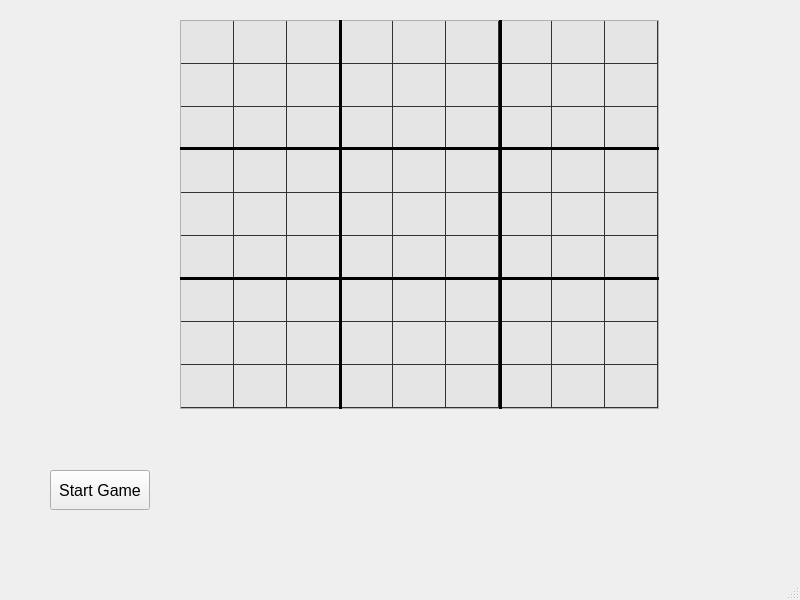
<?xml version="1.0" encoding="UTF-8"?>
<ui version="4.0">
 <class>MainWindow</class>
 <widget class="QMainWindow" name="MainWindow">
  <property name="geometry">
   <rect>
    <x>0</x>
    <y>0</y>
    <width>800</width>
    <height>600</height>
   </rect>
  </property>
  <property name="windowTitle">
   <string>Sudoku</string>
  </property>
  <widget class="QWidget" name="centralwidget">
   <widget class="QPushButton" name="startGameButton">
    <property name="geometry">
     <rect>
      <x>50</x>
      <y>470</y>
      <width>100</width>
      <height>40</height>
     </rect>
    </property>
    <property name="font">
     <font>
      <pointsize>12</pointsize>
     </font>
    </property>
    <property name="text">
     <string>Start Game</string>
    </property>
   </widget>
   <widget class="QWidget" name="horizontalLayoutWidget">
    <property name="geometry">
     <rect>
      <x>180</x>
      <y>450</y>
      <width>481</width>
      <height>81</height>
     </rect>
    </property>
    <layout class="QHBoxLayout" name="numberList">
     <property name="spacing">
      <number>6</number>
     </property>
    </layout>
   </widget>
   <widget class="QTableWidget" name="grid">
    <property name="geometry">
     <rect>
      <x>180</x>
      <y>20</y>
      <width>479</width>
      <height>389</height>
     </rect>
    </property>
    <property name="minimumSize">
     <size>
      <width>0</width>
      <height>0</height>
     </size>
    </property>
    <property name="acceptDrops">
     <bool>false</bool>
    </property>
    <property name="styleSheet">
     <string notr="true">background-color: rgb(229, 229, 229);
gridline-color: rgb(50, 50, 50);
border-color: rgb(30, 30, 30);</string>
    </property>
    <property name="lineWidth">
     <number>1</number>
    </property>
    <property name="midLineWidth">
     <number>0</number>
    </property>
    <property name="editTriggers">
     <set>QAbstractItemView::NoEditTriggers</set>
    </property>
    <property name="dragDropOverwriteMode">
     <bool>false</bool>
    </property>
    <property name="selectionMode">
     <enum>QAbstractItemView::SingleSelection</enum>
    </property>
    <property name="textElideMode">
     <enum>Qt::ElideMiddle</enum>
    </property>
    <property name="rowCount">
     <number>9</number>
    </property>
    <property name="columnCount">
     <number>9</number>
    </property>
    <attribute name="horizontalHeaderVisible">
     <bool>false</bool>
    </attribute>
    <attribute name="horizontalHeaderDefaultSectionSize">
     <number>53</number>
    </attribute>
    <attribute name="horizontalHeaderHighlightSections">
     <bool>true</bool>
    </attribute>
    <attribute name="verticalHeaderVisible">
     <bool>false</bool>
    </attribute>
    <attribute name="verticalHeaderDefaultSectionSize">
     <number>43</number>
    </attribute>
    <row/>
    <row/>
    <row/>
    <row/>
    <row/>
    <row/>
    <row/>
    <row/>
    <row/>
    <column/>
    <column/>
    <column/>
    <column/>
    <column/>
    <column/>
    <column/>
    <column/>
    <column/>
   </widget>
   <widget class="Line" name="line">
    <property name="geometry">
     <rect>
      <x>180</x>
      <y>140</y>
      <width>479</width>
      <height>16</height>
     </rect>
    </property>
    <property name="frameShadow">
     <enum>QFrame::Plain</enum>
    </property>
    <property name="lineWidth">
     <number>3</number>
    </property>
    <property name="orientation">
     <enum>Qt::Horizontal</enum>
    </property>
   </widget>
   <widget class="Line" name="line_2">
    <property name="geometry">
     <rect>
      <x>180</x>
      <y>270</y>
      <width>479</width>
      <height>16</height>
     </rect>
    </property>
    <property name="frameShadow">
     <enum>QFrame::Plain</enum>
    </property>
    <property name="lineWidth">
     <number>3</number>
    </property>
    <property name="orientation">
     <enum>Qt::Horizontal</enum>
    </property>
   </widget>
   <widget class="Line" name="line_3">
    <property name="geometry">
     <rect>
      <x>330</x>
      <y>20</y>
      <width>20</width>
      <height>389</height>
     </rect>
    </property>
    <property name="frameShadow">
     <enum>QFrame::Plain</enum>
    </property>
    <property name="lineWidth">
     <number>3</number>
    </property>
    <property name="orientation">
     <enum>Qt::Vertical</enum>
    </property>
   </widget>
   <widget class="Line" name="line_4">
    <property name="geometry">
     <rect>
      <x>490</x>
      <y>20</y>
      <width>20</width>
      <height>389</height>
     </rect>
    </property>
    <property name="frameShadow">
     <enum>QFrame::Plain</enum>
    </property>
    <property name="lineWidth">
     <number>3</number>
    </property>
    <property name="orientation">
     <enum>Qt::Vertical</enum>
    </property>
   </widget>
   <zorder>grid</zorder>
   <zorder>startGameButton</zorder>
   <zorder>horizontalLayoutWidget</zorder>
   <zorder>line</zorder>
   <zorder>line_2</zorder>
   <zorder>line_3</zorder>
   <zorder>line_4</zorder>
  </widget>
  <widget class="QMenuBar" name="menubar">
   <property name="geometry">
    <rect>
     <x>0</x>
     <y>0</y>
     <width>800</width>
     <height>21</height>
    </rect>
   </property>
  </widget>
  <widget class="QStatusBar" name="statusbar"/>
 </widget>
 <resources/>
 <connections/>
</ui>
